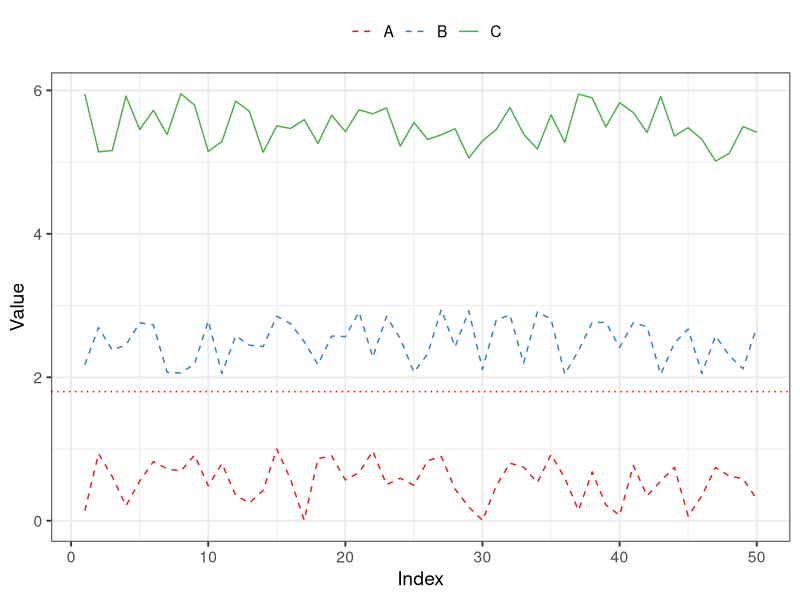
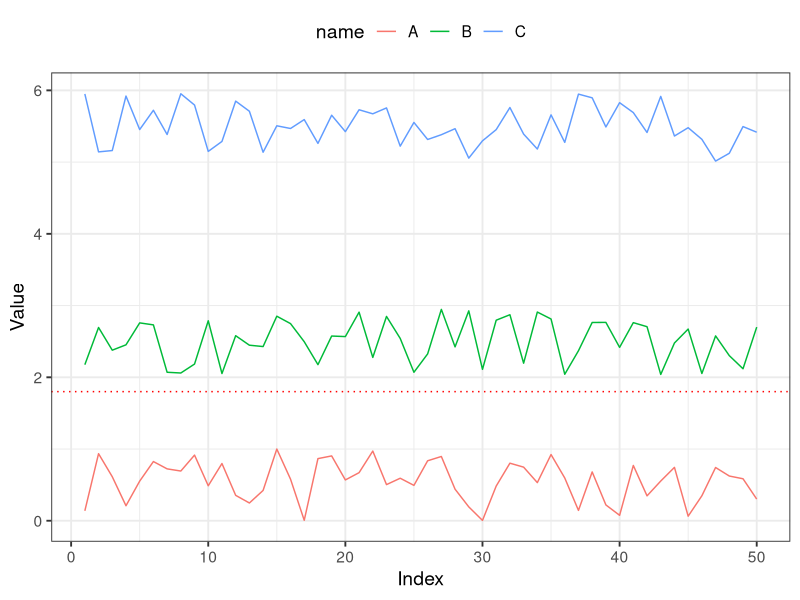

These figures' R source, in order:
library(tidyverse)

set1_colors = RColorBrewer::brewer.pal(n = 3, name = 'Set1')

tbl = tibble(index = 1:50, a = runif(50), b = runif(50, min = 2, max = 3),
  c = runif(50, min = 5, max = 6))
tbl

set1_colors = RColorBrewer::brewer.pal(n = 3, name = 'Set1')
tbl %>% ggplot(aes(x = index)) +
  geom_line(aes(y = a, color = 'A'), linetype = 'dashed') +
  geom_line(aes(y = b, color = 'B'), linetype = 'dashed') +
  geom_line(aes(y = c, color = 'C')) +
  scale_color_manual(name = '',
    values = c(
      'A' = set1_colors[1],
      'B' = set1_colors[2],
      'C' = set1_colors[3])) +
  geom_hline(yintercept = 1.8, linetype = 'dotted', color = 'red') +
  labs(x = 'Index', y = 'Value') +
  theme_bw(base_size = 14) + theme(legend.position = 'top')

# another way, more complicated
tbl %>% tidyr::pivot_longer(cols = c(everything(), -index),
  values_to = c('value')) %>%
  mutate(name = case_when(
    name == 'a' ~ 'A',
    name == 'b' ~ 'B',
    name == 'c' ~ 'C',
  )) %>%
  ggplot(aes(x = index, y = value, color = name)) +
  #scale_color_brewer(palette = 'Set1') +
  geom_line() +
  geom_hline(yintercept = 1.8, linetype = 'dotted', color = 'red') +
  labs(x = 'Index', y = 'Value') +
  theme_bw(base_size = 14) + theme(legend.position = 'top')


